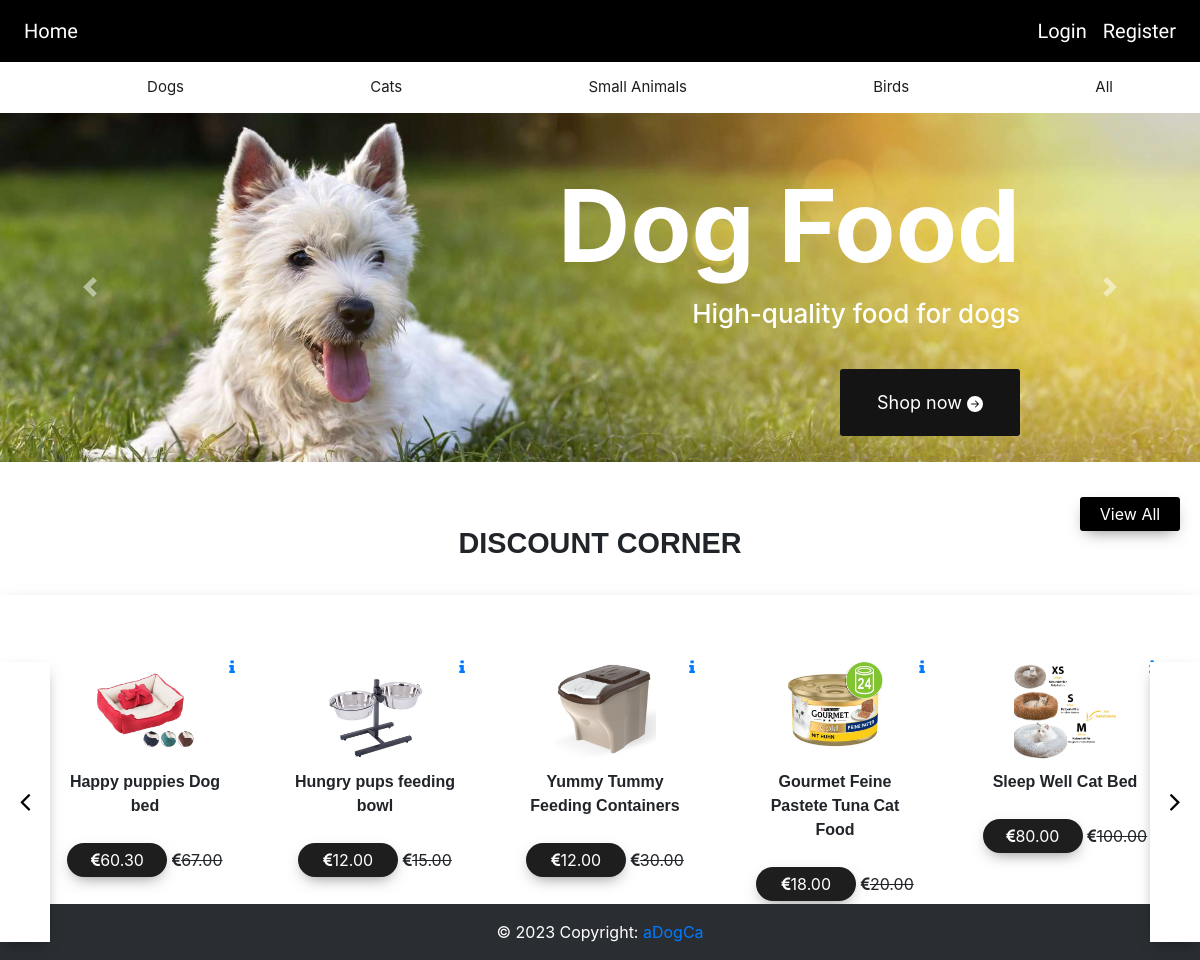
The page / on the database its author committed.
### website/models.py (models this page shows)
class Products(db.Model):
    __searchable__ = ['name', 'description']
    id = db.Column(db.Integer, primary_key=True)
    category = db.Column(db.String(50), nullable=False)
    name = db.Column(db.String(100), nullable=False)
    description = db.Column(db.String(100), nullable=False)
    price = db.Column(db.Numeric(precision=10, scale=2))
    totalPrice = db.Column(db.Numeric(precision=10, scale=2))
    stock = db.Column(db.Integer)
    image1 = db.Column(db.String(120), default='image.jpg')
    image2 = db.Column(db.String(120), default='image.jpg')
    image3 = db.Column(db.String(120), default='image.jpg')
    discount = db.Column(db.String(100), db.ForeignKey('offer_codes.discount_code'))
    discount_percentage = db.Column(db.Integer)
    date = db.Column(db.DateTime(timezone=True), default=func.now())
    user_id = db.Column(db.Integer, db.ForeignKey('user.id'))
    offers = db.Column(db.String(120), default="0", nullable=False)
    offer_img = db.Column(db.String(120), default='image.jpg')
    is_sponsored = db.Column(db.String(120),default="No")

### website/views.py (the view)
@views.route('/')
def home():
    products = Products.query.all()
    discount_percentages = calDiscount(products)
    return render_template("landingPage.html", user=current_user, products=products,
                           discount_percentages=discount_percentages)

### website/views.py (called while the page is built)
def calDiscount(products):
    discount_percentages = {}
    for product in products:
        discount_code = product.discount  # Get the discount code for the current product
        if discount_code:
            offer = OfferCodes.query.filter_by(discount_code=discount_code).first()
            if offer and offer.validity > date.today():
                discount_percentages[product.id] = offer.discount_percentage
            else:
                discount_percentages[product.id] = 0
        else:
            discount_percentages[product.id] = 0
    return discount_percentages

### website/templates/landingPage.html (shortened to what this page needs)
{% extends "base.html" %} {% block title %}HomePage{% endblock %} {% block
content %}
<div id="carouselExample" class="carousel slide" data-bs-ride="carousel">
    <div class="carousel-inner">
        <div class="carousel-item active">
            <img src="/static/img/dog.jpg" class="d-block w-100" alt="Dog Food">
            <div class="carousel-caption">
                <h5 id="seventy_p1">Dog Food</h5>
                <p class="summer_s">High-quality food for dogs</p>
                <a id="shop_now" href="/buyer" type="submit" name="shop now">Shop now
                    <svg xmlns="http://www.w3.org/2000/svg" width="16" height="16" fill="currentColor"
                         class="bi bi-arrow-right-circle-fill" viewBox="0 0 16 16">
                        <path d="M8 0a8 8 0 1 1 0 16A8 8 0 0 1 8 0zM4.5 7.5a.5.5 0 0 0 0 1h5.793l-2.147 2.146a.5.5 0 0 0 .708.708l3-3a.5.5 0 0 0 0-.708l-3-3a.5.5 0 1 0-.708.708L10.293 7.5H4.5z"/>
                    </svg>
                </a>
            </div>
        </div>
    </div>
    <button class="carousel-control-prev" type="button" data-bs-target="#carouselExample" data-bs-slide="prev">
        <span class="carousel-control-prev-icon" aria-hidden="true"></span>
    </button>
    <button class="carousel-control-next" type="button" data-bs-target="#carouselExample" data-bs-slide="next">
        <span class="carousel-control-next-icon" aria-hidden="true"></span>
    </button>
</div>
<div class="section4-header">
    <span class="title centered-text">DISCOUNT CORNER</span>
    <a href="/buyer" class="btn1 viewmore">View All</a>
    <button class="next" onclick='scrollright4()'><i class="fa fa-angle-right"></i></button>
    <button class="previous" onclick='scrollleft4()'><i class="fa fa-angle-left"></i></button>
</div>
<section class="section4" id="section4">
    {% for product in products %}
     {% if discount_percentages.get(product.id, 0) > 0 %}
    <div class="discount-card">
        <img class="product-image" src="/static/img/{{ product.image1 }}" alt="Product">
        <a href="/product/{{ product.id }}"><i class="fa fa-info"></i></a>
        <span class="title">{{ product.name }}</span>
        <span class="btn1"><i class="fa fa-euro"></i>{{ product.price - (product.price * discount_percentages.get(product.id) / 100) }}</span>
        <strike><i class="fa fa-euro"></i>{{ product.price }}</strike>
    </div>
    {% endif %}
    {% endfor %}
</section>
<p>asdas</p>
{% endblock %}

### website/static/style.css (style rules this page uses)
body { font-family: 'Montserrat', sans-serif; }
.product-image { object-fit: cover; }
.summer_s { font-size: 26px; font-weight: 500; }
#seventy_p1 { font-size: 100px; font-weight: bolder; margin-top: -0.3em; margin-left: 0; }
.carousel-caption { display: flex; flex-direction: column; align-items: flex-end; height: 76%; }
.centered-text { text-align: center; }
#shop_now { border: none; width: 10em; padding: 20px; font-size: 18px; color: white; background-color: rgb(20, 20, 20); border-radius: 3px; margin-top: 20px; }
html { scroll-behavior: smooth; margin: 0; padding: 0; height: 100%; }
body { overflow-x:hidden; font-family: 'Titillium Web', sans-serif; margin: 0; padding: 0; height: 100%; }
:root { scrollbar-color: rgb(210,210,210) rgb(46,54,69) !important; scrollbar-width: thin !important; }
#carouselExample { width: 100%; height: 100%; position: relative; }
.carousel-item { height: 100%; }
.carousel-item img { object-fit: cover; height: 100%; width: 100%; }
.title { font-size:2em; display:block; font-family: 'Yusei Magic', sans-serif; display: block; font-weight: bold; margin: 10px 0; }
.discount-card { display: inline-block; width: 250px; margin: 10px; text-align: center; }
.btn1 { background:#1e1e1e; box-shadow:0px 6px 16px -6px rgba(1,1,1,0.5); color:#fff; padding:5px 10px; transition:0.5s; border:0; outline:none; display:block; width:100px; text-align:center; border-radius:20px; margin:15px 0px; }
a { text-decoration:none; }
.section4 { width:100%; min-height:40vh; overflow-y:hidden; padding:50px 30px; box-shadow:0px 6px 16px -6px rgba(1,1,1,0.5); overflow-x:hidden; position:relative; display:flex; align-items:left; justify-content: left; scrollbar-width:none; scroll-behavior: smooth; }
.section3-header,.section4-header { padding:20px; position:relative; }
.section3-header .title,.section4-header .title { font-size:1.8em; margin-top:5vh; }
.section3-header .viewmore,.section4-header .viewmore { position:absolute; right:20px; top:20px; background:black; border-radius:3px; }
.section3-header,.section4-header { font-size:1em; }
.section3 .discount-card,.section4 .discount-card { padding:15px; min-width:200px; height:350px; display:inline-block; margin:0px 15px; position:relative; }
.section3 .discount-card a,.section4 .discount-card a { position:absolute; top:10px; right:10px; transition:0.5s; }
.section3 .discount-card img,.section4 .discount-card img { width:60%; height:100px; }
.section3 .discount-card .title,.section4 .discount-card .title { font-size:1em; }
.section3 .discount-card .btn1,.section4 .discount-card .btn1 { display:inline-block; }
.section3-header button,.section4-header button { background:#fff; box-shadow:0px 6px 16px -6px rgba(1,1,1,0.5); height:35vh; width:50px; font-size:30px; z-index:111; text-align:center; border:0; outline:none; transition:0.5s; }
.section3-header .next,.section4-header .next { position:absolute; right:0px; top:25vh; z-index:1; }
.section3-header .previous,.section4-header .previous { position:absolute; left:0px; top:25vh; z-index:1; }
.section4 { height:30vh; }

### rows shown on the page
Products: image1 (picture), name "Happy puppies Dog bed", price+id "60.30", price "67.00"
Products: image1 (picture), name "Hungry pups feeding bowl", price+id "12.00", price "15.00"
Products: image1 (picture), name "Yummy Tummy Feeding Containers", price+id "12.00", price "30.00"
Products: image1 (picture), name "Gourmet Feine Pastete Tuna Cat Food", price+id "18.00", price "20.00"
Products: image1 (picture), name "Sleep Well Cat Bed", price+id "80.00", price "100.00"
